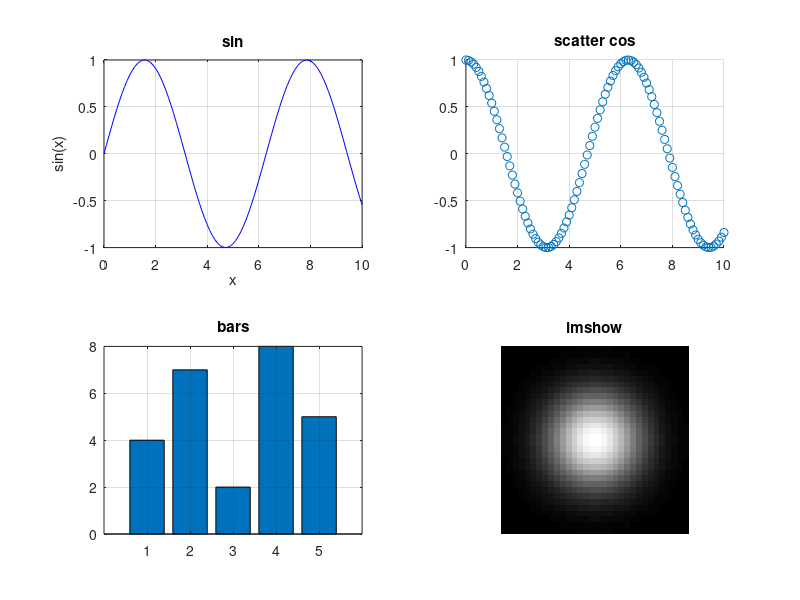

MATLAB code for this plot:
% 2x2 subplot grid mixing line, scatter, bar, and image.
x  = 0:0.1:10;
y1 = sin(x);
y2 = cos(x);
bx = 1:5;
by = [4 7 2 8 5];
[xx, yy] = meshgrid(linspace(-2, 2, 32), linspace(-2, 2, 32));
img = exp(-(xx.^2 + yy.^2));

figure;
subplot(2, 2, 1);
plot(x, y1, 'b-');
title('sin');
xlabel('x'); ylabel('sin(x)');
grid on;

subplot(2, 2, 2);
scatter(x, y2);
title('scatter cos');
grid on;

subplot(2, 2, 3);
bar(bx, by);
title('bars');
grid on;

subplot(2, 2, 4);
imshow(img);
title('imshow');

saveas(gcf, '/tmp/plot_subplot.png');
